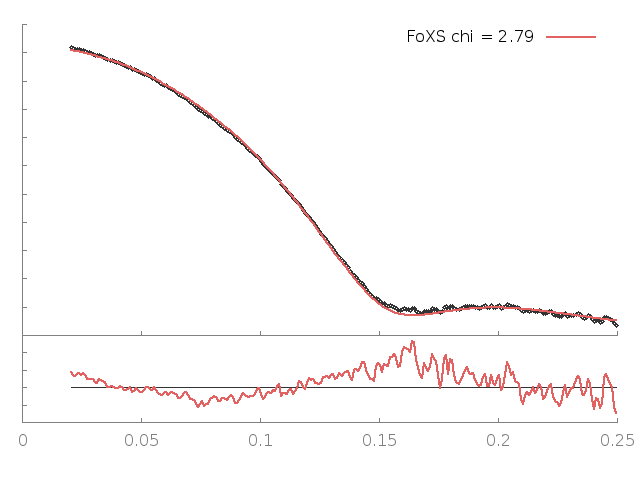

Write the gnuplot code that produced this figure.
set terminal png enhanced; set output "23911.B99990041_23911_merged2_q25.png";
set lmargin 2; set rmargin 2;set multiplot
set origin 0,0;set size 1,0.3; set tmargin 0; set bmargin 3;set ylabel '';set format y '';set xtics nomirror;set ytics nomirror; set border 3
set style line 11 lc rgb '#808080' lt 1;set border 3 back ls 11;f(x)=1
plot f(x) notitle lc rgb '#333333', '23911.B99990041_23911_merged2_q25.dat' u 1:($2/$3) notitle w lines lw 2.5 lc rgb '#e26261'
set origin 0,0.3;set size 1,0.69; set bmargin 0; set tmargin 1;set xlabel ''; set format x ''; set ylabel '';
plot '23911.B99990041_23911_merged2_q25.dat' u 1:2 thru log(y) notitle lc rgb '#333333' pt 6 ps 0.8, '23911.B99990041_23911_merged2_q25.dat' u 1:3 thru log(y) t 'FoXS chi = 2.79' w lines lw 2.5 lc rgb '#e26261'
unset multiplot
reset
